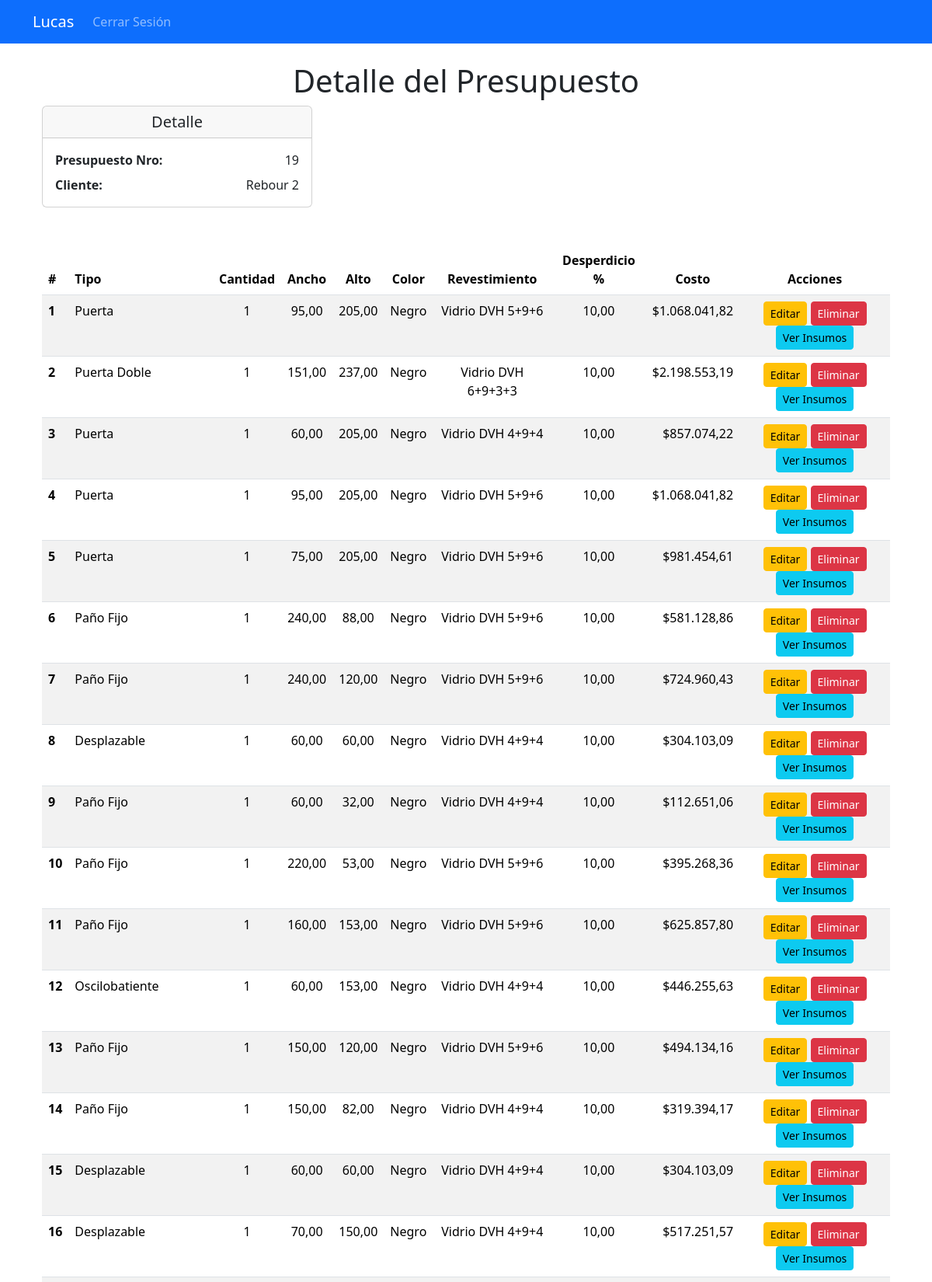
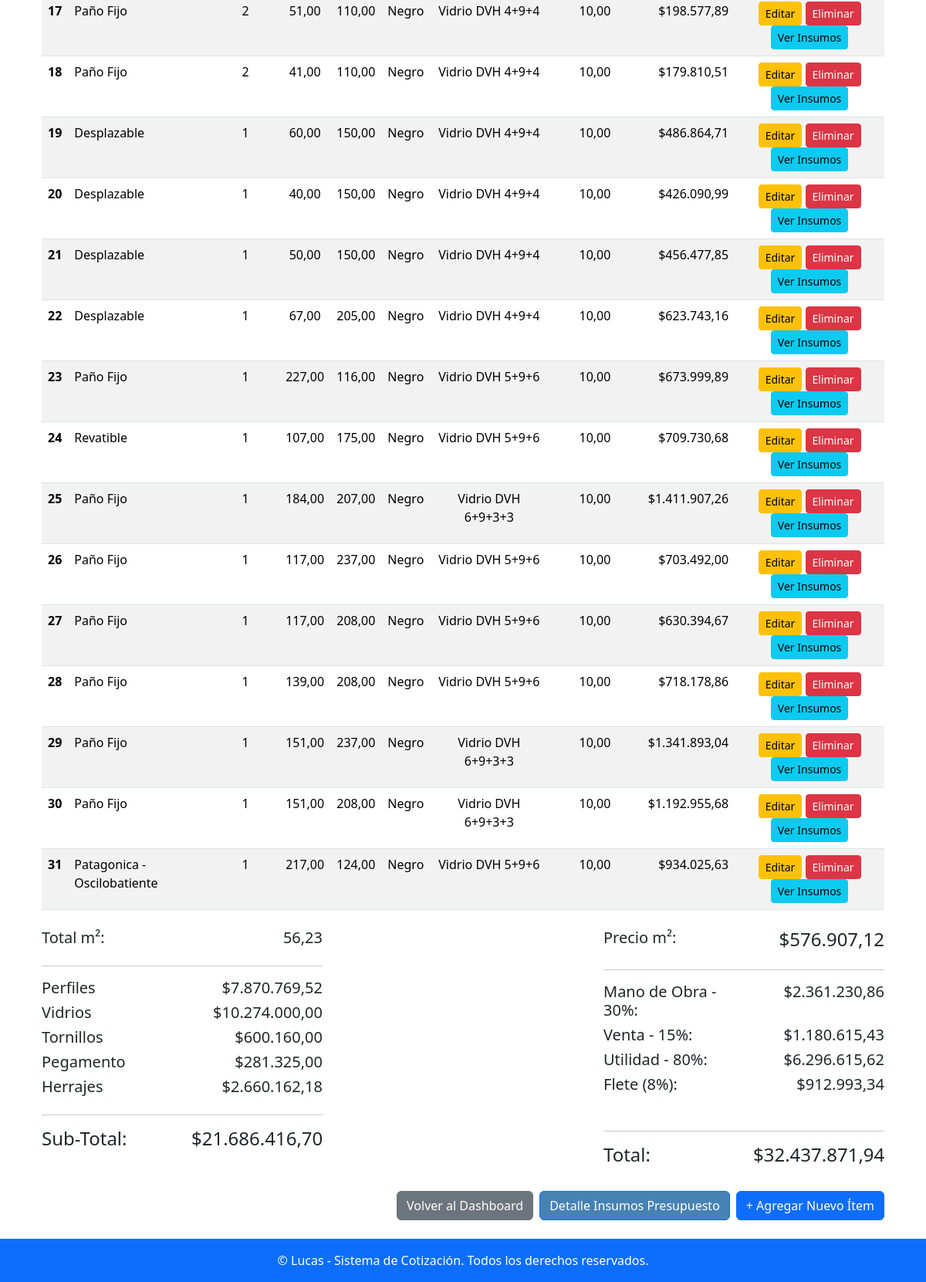
/presupuesto/19/ (signed in), run on the app's committed database (2 pictures, top to bottom).
### apps/presupuestos/models.py (models this page shows, shortened)
class Presupuesto(models.Model):
    numero = models.AutoField(primary_key=True)  # Clave primaria definida explícitamente
    cliente = models.CharField(max_length=255)
    lugar = models.ForeignKey('Lugar', on_delete=models.CASCADE)
    fecha = models.DateTimeField(auto_now_add=True)

class Item(models.Model):
    presupuesto = models.ForeignKey(Presupuesto, related_name='items', on_delete=models.CASCADE)  # Relación con el presupuesto
    cantidad = models.PositiveIntegerField()  # Cantidad del ítem
    ancho = models.DecimalField(max_digits=10, decimal_places=2, null=True, blank=True)  # Ancho en unidades
    alto = models.DecimalField(max_digits=10, decimal_places=2, null=True, blank=True)  # Alto en unidades
    ancho_hoja = models.DecimalField(max_digits=10, decimal_places=2, null=True, blank=True)  # Ancho de hoja en unidades
    alto_lama = models.DecimalField(max_digits=10, decimal_places=2, null=True, blank=True)
    tipo = models.ForeignKey(Tipo, on_delete=models.CASCADE)  # Tipo de ítem (ventana, puerta, etc.)
    color = models.ForeignKey(Color, on_delete=models.CASCADE)  # Color del ítem
    revestimiento = models.ForeignKey(Revestimiento, on_delete=models.CASCADE)  # Tipo de revestimiento
    desperdicio = models.DecimalField(max_digits=5, decimal_places=2, default=0.0)  # Porcentaje de desperdicio
    def calcular_costo(self):
        insumos = DetalleInsumo.objects.filter(item=self)
        total = sum(insumo.precio_total for insumo in insumos)
        return total

class Tipo(models.Model):
    numero = models.IntegerField(unique=True)  # Número identificador del tipo
    detalle = models.CharField(max_length=100)  # Descripción del tipo

class Color(models.Model):
    nombre = models.CharField(max_length=50)

class Revestimiento(models.Model):
    nombre = models.CharField(max_length=100)

class TipoInsumo(models.Model):
    nombre = models.CharField(max_length=50, unique=True)  # Nombre del tipo de insumo (por ejemplo, 'Material', 'Herramienta')

### apps/presupuestos/views.py (the view)
# urls.py: path('presupuesto/<int:presupuesto_id>/', presupuestos_views.detalle_presupuesto, name='detalle_presupuesto'),
@login_required
def detalle_presupuesto(request, presupuesto_id):
    presupuesto = get_object_or_404(Presupuesto, numero=presupuesto_id)
    items = presupuesto.items.all()
    items_con_costos = [
        {'item': item,
         'costo': item.calcular_costo(),
         'desperdicio': item.desperdicio}
         for item in items
    ]
    sub_total = sum(entry['costo'] for entry in items_con_costos)
    total_m2 = sum(
        (item.ancho / 100) * (item.alto / 100) * item.cantidad
        for item in items
    )
    insumos = DetalleInsumo.objects.filter(presupuesto=presupuesto)
    tipo_insumos_totales = defaultdict(Decimal)
    for insumo in insumos:
        tipo_insumo_nombre = insumo.insumo.tipo_insumo.nombre if insumo.insumo.tipo_insumo else "Sin Tipo"
        tipo_insumos_totales[tipo_insumo_nombre] += insumo.precio_total
    subtotal_tipo_1 = insumos.filter(insumo__tipo_insumo_id=1).aggregate(
        subtotal=Sum('precio_total')
    )['subtotal'] or Decimal(0)
    subtotal_tipo_2 = insumos.filter(insumo__tipo_insumo_id__in=[1, 3, 4, 5, 6]).aggregate(
        subtotal=Sum('precio_total')
    )['subtotal'] or Decimal(0)
    mano_obra = subtotal_tipo_1 * Decimal("0.30")
    venta = subtotal_tipo_1 * Decimal("0.15")
    utilidad = subtotal_tipo_1 * Decimal("0.80")  # Utilidad solo sobre tipo_insumo_id=1
    flete = subtotal_tipo_2 * Decimal("0.08") # Utilidad solo sobre tipo_insumo_id=1+3+4+5+6
    total = sub_total + mano_obra + venta + utilidad + flete
    precio_por_m2 = total / total_m2 if total_m2 > 0 else 0
    return render(request, 'detalle_presupuesto.html', {
        'presupuesto': presupuesto,
        'items_con_costos': items_con_costos,
        'sub_total': sub_total,
        'mano_obra': mano_obra,
        'venta': venta,
        'utilidad': utilidad,
        'flete': flete,
        'total': total,
        'total_m2': total_m2,  # Agregar Total m2 al contexto
        'precio_por_m2': precio_por_m2,  # Agregar el precio por m² al contexto
        'tipo_insumos_totales': dict(tipo_insumos_totales),
    })

### apps/presupuestos/templates/detalle_presupuesto.html (shortened to what this page needs)
{% extends 'base.html' %}
{% load humanize %}
{% block content %}
<div class="container mt-4">
    <h1 class="text-center">Detalle del Presupuesto</h1>
    <div class="row mb-4">
        <div class="col-md-4">
            <div class="card">
                <div class="card-header">
                    <h5 class="text-center mb-0">Detalle</h5>
                </div>
                <div class="card-body">
                    <div class="row mb-2">
                        <div class="col-6 text-start fw-bold">Presupuesto Nro:</div>
                        <div class="col-6 text-end">{{ presupuesto.numero }}</div>
                    </div>
                    <div class="row">
                        <div class="col-6 text-start fw-bold">Cliente:</div>
                        <div class="col-6 text-end">{{ presupuesto.cliente }}</div>
                    </div>
            </div>
        </div>
    </div>
</div>
    <br>
    <div>
        {% if items_con_costos %}
            <table class="table table-striped">
                <thead class="thead-dark">
                    <tr>
                        <th scope="col">#</th>
                        <th scope="col">Tipo</th>
                        <th class="text-center" scope="col">Cantidad</th>
                        <th class="text-center" scope="col">Ancho</th>
                        <th class="text-center" scope="col">Alto</th>
                        <th class="text-center" scope="col">Color</th>
                        <th class="text-center" scope="col">Revestimiento</th>
                        <th class="text-center" scope="col">Desperdicio %</th>
                        <th class="text-center" scope="col">Costo</th>
                        <th class="text-center" scope="col">Acciones</th>
                    </tr>
                </thead>
                <tbody>
                    {% for entry in items_con_costos %}
                        <tr>
                            <th scope="row">{{ forloop.counter }}</th>
                            <td>{{ entry.item.tipo.detalle }}</td>
                            <td class="text-center">{{ entry.item.cantidad }}</td>
                            <td class="text-center">{{ entry.item.ancho }}</td>
                            <td class="text-center">{{ entry.item.alto }}</td>
                            <td class="text-center">{{ entry.item.color.nombre }}</td>
                            <td class="text-center">{{ entry.item.revestimiento.nombre }}</td>
                            <td class="text-center">{{ entry.item.desperdicio }}</td>
                            <td class="text-end">${{ entry.costo|intcomma }}</td>
                            <td class="text-center">
                                <a href="{% url 'editar_item' entry.item.id %}" class="btn btn-warning btn-sm">Editar</a>
                                <a href="{% url 'eliminar_item' entry.item.id %}" class="btn btn-danger btn-sm"
                                onclick="return confirm('¿Estás seguro de que deseas eliminar este ítem?')">Eliminar</a>
                                <a href="{% url 'detalle_insumos' entry.item.id %}" class="btn btn-info btn-sm">Ver Insumos</a>
                            </td>
                        </tr>
                    {% endfor %}
                </tbody>
            </table>
            <div class="mt-4 d-flex justify-content-between">
                <div class="col-lg-4">
                    <div class="row">
                        <div class="col-6 text-start">
                            <h5>Total m²:</h5>
                        </div>
                        <div class="col-6 text-end">
                            <h5>{{ total_m2|floatformat:2 }}</h5>
                        </div>
                    </div>
                    <hr>
                    {% for tipo_insumo, total_importe in tipo_insumos_totales.items %}
                    <div class="row">
                        <div class="col-6 text-start">
                            <h5>{{ tipo_insumo }}</h5>
                        </div>
                        <div class="col-6 text-end">
                            <h5>${{ total_importe|floatformat:2|intcomma }}</h5>
                        </div>
                    </div>
                    {% endfor %}
                    <hr>
                    <div class="row">
                        <div class="col-6 text-start">
                            <h4>Sub-Total:</h4>
                        </div>
                        <div class="col-6 text-end">
                            <h4>${{ sub_total|floatformat:2|intcomma }}</h4>
                        </div>
                    </div>
                </div>
                <div class="col-lg-4">
                    <div class="row">
                        <div class="col-6 text-start">
                            <h5>Precio m²:</h5>
                        </div>
                        <div class="col-6 text-end">
                            <h4>${{ precio_por_m2|floatformat:2|intcomma }}</h4>
                        </div>
                    </div>
                    <hr>
                    <div class="row">
                        <div class="col-6 text-start">
                            <h5>Mano de Obra - 30%:</h5>
                        </div>
                        <div class="col-6 text-end">
                            <h5>${{ mano_obra|floatformat:2|intcomma }}</h5>
                        </div>
                    </div>
                    <div class="row">
                        <div class="col-6 text-start">
                            <h5>Venta - 15%:</h5>
                        </div>
                        <div class="col-6 text-end">
                            <h5>${{ venta|floatformat:2|intcomma }}</h5>
                        </div>
                    </div>
                    <div class="row">
                        <div class="col-6 text-start">
                            <h5>Utilidad - 80%:</h5>
                        </div>
                        <div class="col-6 text-end">
                            <h5>${{ utilidad|floatformat:2|intcomma }}</h5>
                        </div>
                    </div>
                    <div class="row">
                        <div class="col-6 text-start">
                            <h5>Flete (8%):</h5>
                        </div>
                        <div class="col-6 text-end">
                            <h5>${{ flete|floatformat:2|intcomma }}</h5>
                        </div>
                    </div>
                    <br>
                    <hr>
                    <div class="row">
                        <div class="col-6 text-start">
                            <h4>Total:</h4>
                        </div>
                        <div class="col-6 text-end">
                            <h4>${{ total|floatformat:2|intcomma }}</h4>
                        </div>
                    </div>
                </div>
            </div>
    </div>
    {% else %}
        <p class="text-center">No hay ítems asociados a este presupuesto.</p>
    {% endif %}
    <div class="d-flex justify-content-end mt-4">
        <a href="{% url 'dashboard' %}" class="btn btn-secondary me-2">Volver al Dashboard</a>
        <a href="{% url 'detalle_insumos_presupuesto' presupuesto.numero %}" class="btn btn-primary me-2" style="background-color: #4682B4; color: white;">Detalle Insumos Presupuesto</a>
        <a href="{% url 'nuevo_item' presupuesto.numero %}" class="btn btn-primary">+ Agregar Nuevo Ítem</a>
    </div>
</div>
{% endblock %}

### data on the page
Presupuesto: numero "19", cliente "Rebour 2"
Item: item.tipo.detalle "Puerta", item.cantidad "1", item.ancho "95,00", item.alto "205,00", item.color.nombre "Negro", item.revestimiento.nombre "Vidrio DVH 5+9+6", item.desperdicio "10,00", costo "1.068.041,82"
Item: item.tipo.detalle "Puerta Doble", item.cantidad "1", item.ancho "151,00", item.alto "237,00", item.color.nombre "Negro", item.revestimiento.nombre "Vidrio DVH 6+9+3+3", item.desperdicio "10,00", costo "2.198.553,19"
Item: item.tipo.detalle "Puerta", item.cantidad "1", item.ancho "60,00", item.alto "205,00", item.color.nombre "Negro", item.revestimiento.nombre "Vidrio DVH 4+9+4", item.desperdicio "10,00", costo "857.074,22"
Item: item.tipo.detalle "Puerta", item.cantidad "1", item.ancho "95,00", item.alto "205,00", item.color.nombre "Negro", item.revestimiento.nombre "Vidrio DVH 5+9+6", item.desperdicio "10,00", costo "1.068.041,82"
Item: item.tipo.detalle "Puerta", item.cantidad "1", item.ancho "75,00", item.alto "205,00", item.color.nombre "Negro", item.revestimiento.nombre "Vidrio DVH 5+9+6", item.desperdicio "10,00", costo "981.454,61"
Item: item.tipo.detalle "Paño Fijo", item.cantidad "1", item.ancho "240,00", item.alto "88,00", item.color.nombre "Negro", item.revestimiento.nombre "Vidrio DVH 5+9+6", item.desperdicio "10,00", costo "581.128,86"
Item: item.tipo.detalle "Paño Fijo", item.cantidad "1", item.ancho "240,00", item.alto "120,00", item.color.nombre "Negro", item.revestimiento.nombre "Vidrio DVH 5+9+6", item.desperdicio "10,00", costo "724.960,43"
Item: item.tipo.detalle "Desplazable", item.cantidad "1", item.ancho "60,00", item.alto "60,00", item.color.nombre "Negro", item.revestimiento.nombre "Vidrio DVH 4+9+4", item.desperdicio "10,00", costo "304.103,09"
Item: item.tipo.detalle "Paño Fijo", item.cantidad "1", item.ancho "60,00", item.alto "32,00", item.color.nombre "Negro", item.revestimiento.nombre "Vidrio DVH 4+9+4", item.desperdicio "10,00", costo "112.651,06"
Item: item.tipo.detalle "Paño Fijo", item.cantidad "1", item.ancho "220,00", item.alto "53,00", item.color.nombre "Negro", item.revestimiento.nombre "Vidrio DVH 5+9+6", item.desperdicio "10,00", costo "395.268,36"
Item: item.tipo.detalle "Paño Fijo", item.cantidad "1", item.ancho "160,00", item.alto "153,00", item.color.nombre "Negro", item.revestimiento.nombre "Vidrio DVH 5+9+6", item.desperdicio "10,00", costo "625.857,80"
Item: item.tipo.detalle "Oscilobatiente", item.cantidad "1", item.ancho "60,00", item.alto "153,00", item.color.nombre "Negro", item.revestimiento.nombre "Vidrio DVH 4+9+4", item.desperdicio "10,00", costo "446.255,63"
Item: item.tipo.detalle "Paño Fijo", item.cantidad "1", item.ancho "150,00", item.alto "120,00", item.color.nombre "Negro", item.revestimiento.nombre "Vidrio DVH 5+9+6", item.desperdicio "10,00", costo "494.134,16"
Item: item.tipo.detalle "Paño Fijo", item.cantidad "1", item.ancho "150,00", item.alto "82,00", item.color.nombre "Negro", item.revestimiento.nombre "Vidrio DVH 4+9+4", item.desperdicio "10,00", costo "319.394,17"
Item: item.tipo.detalle "Desplazable", item.cantidad "1", item.ancho "60,00", item.alto "60,00", item.color.nombre "Negro", item.revestimiento.nombre "Vidrio DVH 4+9+4", item.desperdicio "10,00", costo "304.103,09"
Item: item.tipo.detalle "Desplazable", item.cantidad "1", item.ancho "70,00", item.alto "150,00", item.color.nombre "Negro", item.revestimiento.nombre "Vidrio DVH 4+9+4", item.desperdicio "10,00", costo "517.251,57"
Item: item.tipo.detalle "Paño Fijo", item.cantidad "2", item.ancho "51,00", item.alto "110,00", item.color.nombre "Negro", item.revestimiento.nombre "Vidrio DVH 4+9+4", item.desperdicio "10,00", costo "198.577,89"
Item: item.tipo.detalle "Paño Fijo", item.cantidad "2", item.ancho "41,00", item.alto "110,00", item.color.nombre "Negro", item.revestimiento.nombre "Vidrio DVH 4+9+4", item.desperdicio "10,00", costo "179.810,51"
Item: item.tipo.detalle "Desplazable", item.cantidad "1", item.ancho "60,00", item.alto "150,00", item.color.nombre "Negro", item.revestimiento.nombre "Vidrio DVH 4+9+4", item.desperdicio "10,00", costo "486.864,71"
Item: item.tipo.detalle "Desplazable", item.cantidad "1", item.ancho "40,00", item.alto "150,00", item.color.nombre "Negro", item.revestimiento.nombre "Vidrio DVH 4+9+4", item.desperdicio "10,00", costo "426.090,99"
Item: item.tipo.detalle "Desplazable", item.cantidad "1", item.ancho "50,00", item.alto "150,00", item.color.nombre "Negro", item.revestimiento.nombre "Vidrio DVH 4+9+4", item.desperdicio "10,00", costo "456.477,85"
Item: item.tipo.detalle "Desplazable", item.cantidad "1", item.ancho "67,00", item.alto "205,00", item.color.nombre "Negro", item.revestimiento.nombre "Vidrio DVH 4+9+4", item.desperdicio "10,00", costo "623.743,16"
Item: item.tipo.detalle "Paño Fijo", item.cantidad "1", item.ancho "227,00", item.alto "116,00", item.color.nombre "Negro", item.revestimiento.nombre "Vidrio DVH 5+9+6", item.desperdicio "10,00", costo "673.999,89"
Item: item.tipo.detalle "Revatible", item.cantidad "1", item.ancho "107,00", item.alto "175,00", item.color.nombre "Negro", item.revestimiento.nombre "Vidrio DVH 5+9+6", item.desperdicio "10,00", costo "709.730,68"
Item: item.tipo.detalle "Paño Fijo", item.cantidad "1", item.ancho "184,00", item.alto "207,00", item.color.nombre "Negro", item.revestimiento.nombre "Vidrio DVH 6+9+3+3", item.desperdicio "10,00", costo "1.411.907,26"
Item: item.tipo.detalle "Paño Fijo", item.cantidad "1", item.ancho "117,00", item.alto "237,00", item.color.nombre "Negro", item.revestimiento.nombre "Vidrio DVH 5+9+6", item.desperdicio "10,00", costo "703.492,00"
Item: item.tipo.detalle "Paño Fijo", item.cantidad "1", item.ancho "117,00", item.alto "208,00", item.color.nombre "Negro", item.revestimiento.nombre "Vidrio DVH 5+9+6", item.desperdicio "10,00", costo "630.394,67"
Item: item.tipo.detalle "Paño Fijo", item.cantidad "1", item.ancho "139,00", item.alto "208,00", item.color.nombre "Negro", item.revestimiento.nombre "Vidrio DVH 5+9+6", item.desperdicio "10,00", costo "718.178,86"
Item: item.tipo.detalle "Paño Fijo", item.cantidad "1", item.ancho "151,00", item.alto "237,00", item.color.nombre "Negro", item.revestimiento.nombre "Vidrio DVH 6+9+3+3", item.desperdicio "10,00", costo "1.341.893,04"
Item: item.tipo.detalle "Paño Fijo", item.cantidad "1", item.ancho "151,00", item.alto "208,00", item.color.nombre "Negro", item.revestimiento.nombre "Vidrio DVH 6+9+3+3", item.desperdicio "10,00", costo "1.192.955,68"
Item: item.tipo.detalle "Patagonica - Oscilobatiente", item.cantidad "1", item.ancho "217,00", item.alto "124,00", item.color.nombre "Negro", item.revestimiento.nombre "Vidrio DVH 5+9+6", item.desperdicio "10,00", costo "934.025,63"
TipoInsumo: tipo_insumos_totales "Perfiles"
TipoInsumo: tipo_insumos_totales "Vidrios"
TipoInsumo: tipo_insumos_totales "Tornillos"
TipoInsumo: tipo_insumos_totales "Pegamento"
TipoInsumo: tipo_insumos_totales "Herrajes"

### other printed values
{{ total_m2|floatformat:2 }} "56,23"
{{ total_importe|floatformat:2|intcomma }} "7.870.769,52" "10.274.000,00" "600.160,00" "281.325,00" "2.660.162,18"
{{ sub_total|floatformat:2|intcomma }} "21.686.416,70"
{{ precio_por_m2|floatformat:2|intcomma }} "576.907,12"
{{ mano_obra|floatformat:2|intcomma }} "2.361.230,86"
{{ venta|floatformat:2|intcomma }} "1.180.615,43"
{{ utilidad|floatformat:2|intcomma }} "6.296.615,62"
{{ flete|floatformat:2|intcomma }} "912.993,34"
{{ total|floatformat:2|intcomma }} "32.437.871,94"
